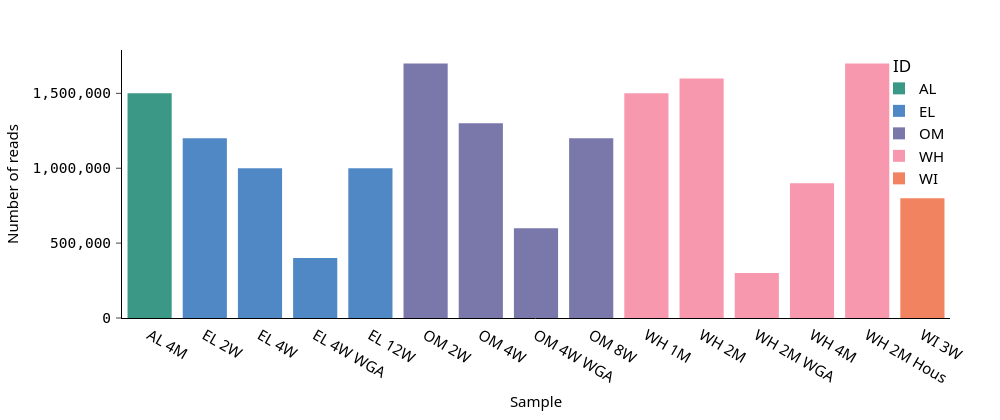

This figure's notebook cell:
### Markdown cell above
## 9. Bar chart with colored categories using Plotly

### Code cell
color_labels = [idx.split(" ")[0] for idx in sample_id]
color_dict = {
    label: color
    for label, color in zip(
        set(color_labels), [apc.aster, apc.aegean, apc.amber, apc.seaweed, apc.rose], strict=False
    )
}

fig = px.bar(
    x=sample_id,
    y=num_reads,
    color=color_labels,
    color_discrete_map=color_dict,
    title=None,
)

fig.update_layout(
    xaxis_title="Sample",
    yaxis_title="Number of reads",
    legend=dict(title="ID"),
)

apc.plotly.style_plot(fig, categorical_axes="x", monospaced_axes="y")
apc.plotly.style_legend(fig)
apc.plotly.add_commas_to_axis_tick_labels(fig)
apc.plotly.set_figure_dimensions(fig, "full_wide")

fig.show()

### Figure 1 — Plotly figure (JSON) as saved in the notebook; plotly's stock layout.template omitted (floating-point values rounded to 4 significant figures)
{"data": [{"hovertemplate": "color=AL<br>x=%{x}<br>y=%{y}<extra></extra>", "legendgroup": "AL", "marker": {"color": "#3B9886", "pattern": {"shape": ""}}, "name": "AL", "orientation": "v", "showlegend": true, "textposition": "auto", "type": "bar", "x": ["AL 4M"], "xaxis": "x", "y": [1500000], "yaxis": "y"}, {"hovertemplate": "color=EL<br>x=%{x}<br>y=%{y}<extra></extra>", "legendgroup": "EL", "marker": {"color": "#5088C5", "pattern": {"shape": ""}}, "name": "EL", "orientation": "v", "showlegend": true, "textposition": "auto", "type": "bar", "x": ["EL 2W", "EL 4W", "EL 4W WGA", "EL 12W"], "xaxis": "x", "y": [1200000, 1000000, 400000, 1000000], "yaxis": "y"}, {"hovertemplate": "color=OM<br>x=%{x}<br>y=%{y}<extra></extra>", "legendgroup": "OM", "marker": {"color": "#7A77AB", "pattern": {"shape": ""}}, "name": "OM", "orientation": "v", "showlegend": true, "textposition": "auto", "type": "bar", "x": ["OM 2W", "OM 4W", "OM 4W WGA", "OM 8W"], "xaxis": "x", "y": [1700000, 1300000, 600000, 1200000], "yaxis": "y"}, {"hovertemplate": "color=WH<br>x=%{x}<br>y=%{y}<extra></extra>", "legendgroup": "WH", "marker": {"color": "#F898AE", "pattern": {"shape": ""}}, "name": "WH", "orientation": "v", "showlegend": true, "textposition": "auto", "type": "bar", "x": ["WH 1M", "WH 2M", "WH 2M WGA", "WH 4M", "WH 2M Hous"], "xaxis": "x", "y": [1500000, 1600000, 300000, 900000, 1700000], "yaxis": "y"}, {"hovertemplate": "color=WI<br>x=%{x}<br>y=%{y}<extra></extra>", "legendgroup": "WI", "marker": {"color": "#F28360", "pattern": {"shape": ""}}, "name": "WI", "orientation": "v", "showlegend": true, "textposition": "auto", "type": "bar", "x": ["WI 3W"], "xaxis": "x", "y": [800000], "yaxis": "y"}], "layout": {"barmode": "relative", "height": 420, "legend": {"title": {"text": "ID"}, "tracegroupgap": 0}, "width": 1000, "xaxis": {"anchor": "y", "domain": [0.0, 1.0], "tickformat": ",", "ticks": "", "title": {"text": "Sample"}}, "yaxis": {"anchor": "x", "domain": [0.0, 1.0], "tickfont": {"family": "AtkinsonHyperlegibleMono, Atkinson Hyperlegible Mono, DejaVu Sans Mono, monospace", "size": 14.5}, "tickformat": ",", "title": {"text": "Number of reads"}}}}
